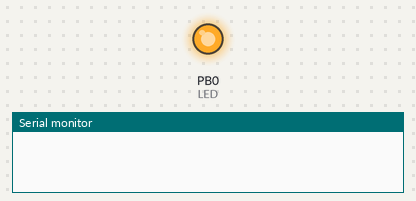
A program run on a simulated ATmega328P, built with avr-gcc and emulated at 16 MHz. Parts: output pins drawn as LEDs (lit = HIGH), the last lines printed to the serial monitor.

Above: at 0.5 s.
At 18.5 s:
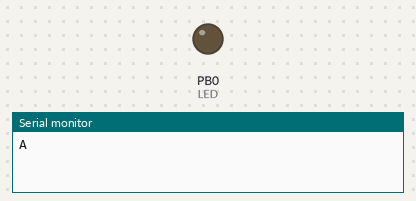
Timing chart, 0 to 20.8 s (numbered marks = the images above):
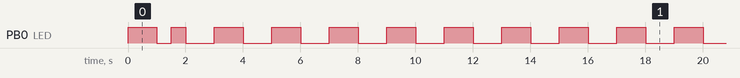

The program:

main.c
```c
/*
 * CFile1.c
 *
 * Created: 15/05/2025 14:46:14
 *  Author: mario
 */

#define F_CPU 16000000UL
#include <avr/io.h>
#include <util/delay.h>

void UART_init(void) {
	UBRR0H = (103 >> 8);
	UBRR0L = 103;

	UCSR0B = (1 << TXEN0); // Habilitar transmisión
	UCSR0C = (1 << UCSZ01) | (1 << UCSZ00); // 8 bits de datos, sin paridad, 1 bit de stop
}

void UART_sendChar(char c) {
	// Parpadeo rápido para indicar que estamos esperando buffer
	while (!(UCSR0A & (1 << UDRE0))) {
		PORTB ^= (1 << PB0); // LED parpadeando rápido
		_delay_ms(100);
	}

	// Cuando el buffer está libre, enviamos el carácter
	UDR0 = c;
	// Parpadeo lento indicando que el dato fue enviado
	PORTB &= ~(1 << PB0);
	_delay_ms(500); // Parpadeo lento
	PORTB |= (1 << PB0);
	_delay_ms(500); // Parpadeo lento
}

void UART_sendString(const char* str) {
	while (*str) {
		UART_sendChar(*str++);
	}
}

int main(void) {
	// Configura PB0 como salida para LED de prueba
	DDRB |= (1 << PB0);

	// Indicamos que el código llegó al principio
	PORTB |= (1 << PB0); // Enciende LED al principio
	_delay_ms(1000); // Espera un segundo
	PORTB &= ~(1 << PB0); // Apaga LED

	// Inicializa UART
	UART_init();

	// Envía una cadena de prueba
	UART_sendString("A");

	// Si UART está funcionando correctamente, el LED parpadeará lento
	while (1) {
		// El LED se mantendrá prendido o parpadeando lentamente
		PORTB ^= (1 << PB0);
		_delay_ms(1000); // Parpadeo cada 1 segundo
	}
}
```

Measured:
- by itself, PB0 (LED): goes HIGH 1.0 s, LOW 0.50 s, HIGH 0.50 s, 63 × (LOW 1.0 s, HIGH 1.0 s), LOW 1.0 s, then HIGH
- by itself, everything shown: repeats every 32.0 s, in 32 steps
